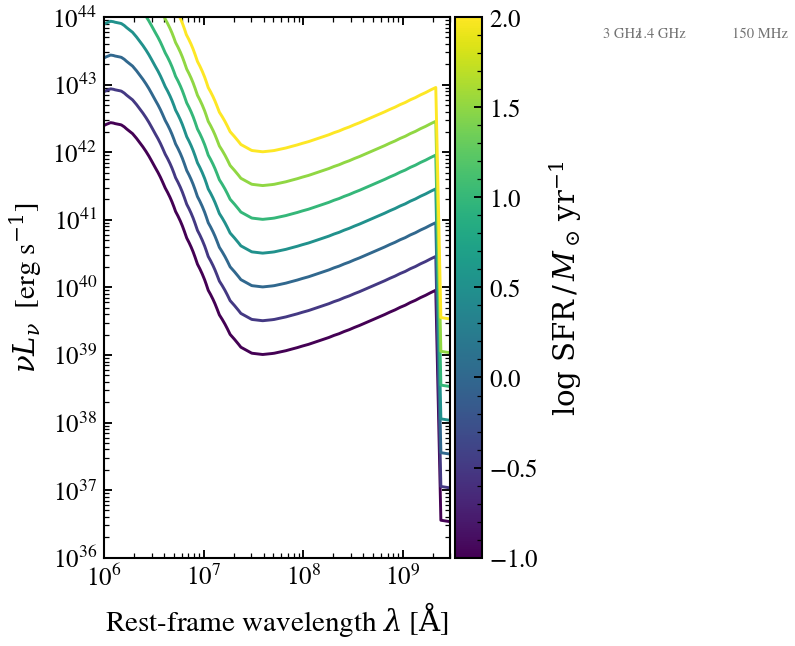

This chart was generated by the following Python code:
"""
Radio SED response to host SFR
================================

The Condon 1992 radio model couples the SF-driven synchrotron + free-free
continuum to the host SFR via the FIR-radio correlation. We sweep the
host SFR from 0.1 to 100 M_sun / yr and watch the GHz luminosity rise
linearly with SFR.

(Originally this script would have demonstrated the AGN-driven jet
contribution as ``agn_log_lbol`` varies — but the composable AGN block
under ``SEDModel.build`` does not currently activate the AGN SED, see
issue #258. Until that is fixed, the AGN + radio combined plot is
deferred.)
"""

import warnings

import jax
import jax.numpy as jnp
import matplotlib as mpl
import matplotlib.pyplot as plt
import numpy as np

import tengri
from tengri.analysis.plotting import setup_style

setup_style()
warnings.filterwarnings("ignore", message=".*BakedInBackend.*")

C_AA_PER_S = 2.998e18

ssp = tengri.load_ssp()
model = tengri.SEDModel.build(
    ssp,
    sfh={"type": "const", "*": tengri.FIXED,
         "log_sfr": tengri.Uniform(-2.0, 3.0),
         "start_gyr": 13.0, "end_gyr": 0.0},
    dust={"type": "two_component", "*": tengri.FIXED,
          "tau_diff": 0.3, "tau_bc": 0.5,
          "emission": {"type": "dale2014", "*": tengri.FIXED}},
    radio={"type": "condon92", "*": tengri.FIXED},
    redshift=tengri.Fixed(0.05),
)
baseline = dict(model.spec.sample(jax.random.PRNGKey(0)))

log_sfr_grid = np.linspace(-1.0, 2.0, 7)  # 0.1 to 100 Msun/yr
norm = mpl.colors.Normalize(vmin=log_sfr_grid.min(), vmax=log_sfr_grid.max())
cmap = plt.get_cmap("viridis")

fig, ax = plt.subplots(figsize=(7.0, 4.6))
for log_sfr in log_sfr_grid:
    out = model.predict_rest_sed({**baseline,
                                  "sfh_const_log_sfr": jnp.float64(log_sfr)})
    wave = np.asarray(out.wavelength)
    nu_l_nu = C_AA_PER_S / wave * np.asarray(out.sed)
    ax.loglog(wave, nu_l_nu, color=cmap(norm(log_sfr)), lw=1.4)

ax.set_xlim(1e6, 3e9)  # 100 μm → 30 m
ax.set_ylim(1e36, 1e44)
ax.set_xlabel(r"Rest-frame wavelength $\lambda$ [$\mathrm{\AA}$]")
ax.set_ylabel(r"$\nu L_\nu$  [erg s$^{-1}$]")
for nu_ghz, name in [(1.4, "1.4 GHz"), (3.0, "3 GHz"), (0.150, "150 MHz")]:
    lam = 2.998e10 / (nu_ghz * 1e9) * 1e10
    ax.axvline(lam, color="0.7", lw=0.5, ls=":")
    ax.text(lam * 1.02, 5e43, name, fontsize=7, color="0.45")

cbar = fig.colorbar(plt.cm.ScalarMappable(norm=norm, cmap=cmap), ax=ax, pad=0.01)
cbar.set_label(r"$\log\,\mathrm{SFR}\,/\,M_\odot\,\mathrm{yr}^{-1}$")

fig.tight_layout()
fig.savefig("plot_radio_vs_sfr.png", dpi=150, bbox_inches="tight")
